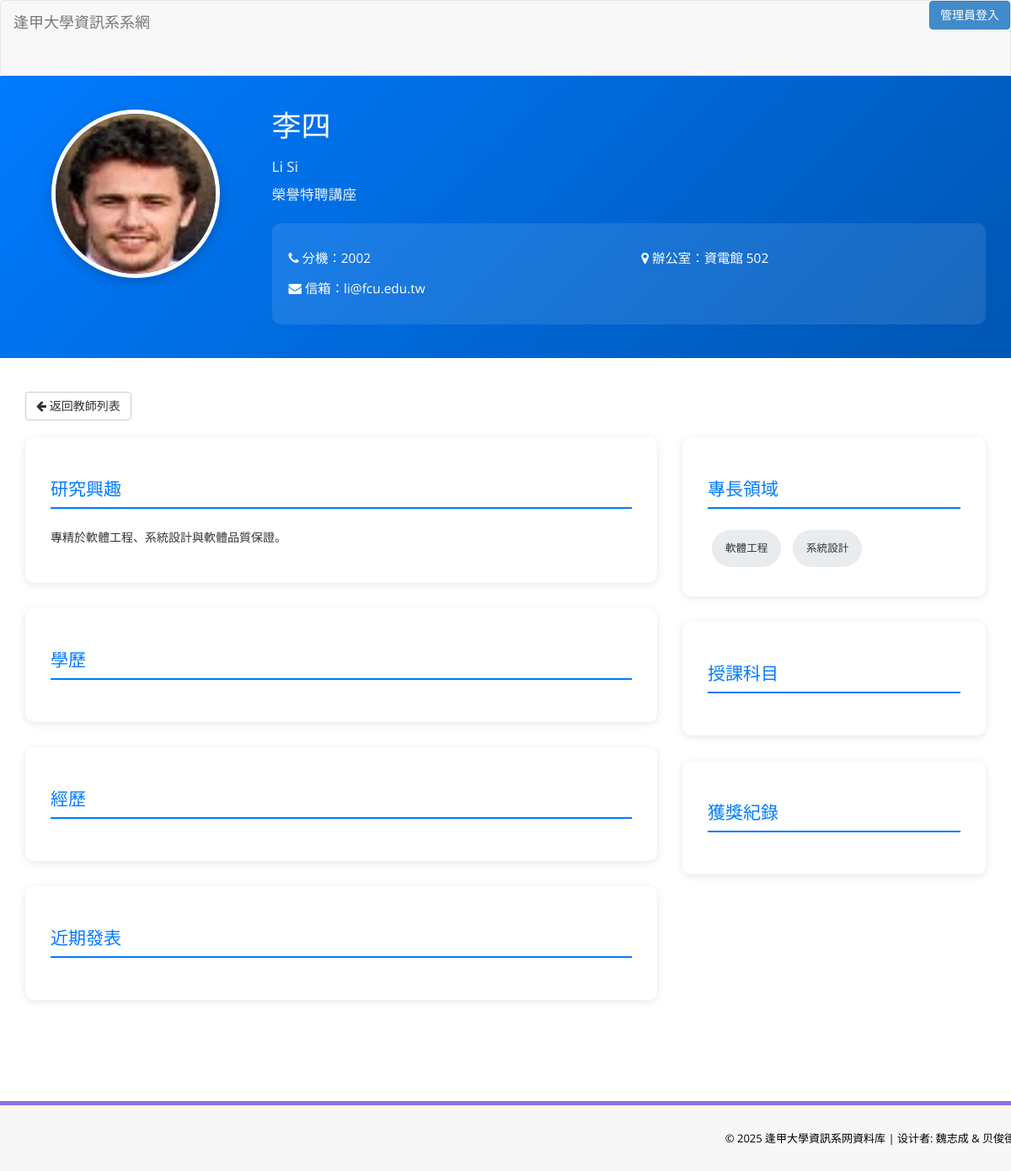
The page /faculty-profile.php?id=li_si on the database its author committed.
### tables this page shows
CREATE TABLE IF NOT EXISTS `faculty_members` (
    `id` INT(11) NOT NULL AUTO_INCREMENT,
    `faculty_id` VARCHAR(50) NOT NULL UNIQUE COMMENT '教師編號',
    `name` VARCHAR(100) NOT NULL COMMENT '姓名',
    `name_en` VARCHAR(100) DEFAULT NULL COMMENT '英文姓名',
    `category` ENUM('系主任', '榮譽特聘講座', '講座教授', '特約講座', '特聘教授', '專任教師', '兼任教師', '退休老師') NOT NULL COMMENT '教師類別',
    `extension` VARCHAR(20) DEFAULT NULL COMMENT '分機號碼',
    `email` VARCHAR(100) DEFAULT NULL COMMENT '電子郵件',
    `office` VARCHAR(100) DEFAULT NULL COMMENT '辦公室位置',
    `photo` VARCHAR(255) DEFAULT 'assets/img/faculty/default.jpg' COMMENT '照片路徑',
    `research_interests` TEXT DEFAULT NULL COMMENT '研究興趣',
    `personal_website` VARCHAR(255) DEFAULT NULL COMMENT '個人網站',
    `status` ENUM('active', 'inactive') DEFAULT 'active' COMMENT '狀態',
    `display_order` INT(11) DEFAULT 0 COMMENT '顯示順序',
    `created_at` TIMESTAMP DEFAULT CURRENT_TIMESTAMP,
    `updated_at` TIMESTAMP DEFAULT CURRENT_TIMESTAMP ON UPDATE CURRENT_TIMESTAMP,
    PRIMARY KEY (`id`),
    KEY `idx_category` (`category`),
    KEY `idx_status` (`status`),
    KEY `idx_display_order` (`display_order`)
);

### faculty-profile.php (the view, shortened to what this page needs)
<?php
include('includes/config.php');
$facultyId = isset($_GET['id']) ? $_GET['id'] : '';
$facultyData = null;
if (!empty($facultyId)) {
    try {
        $stmt = $dbh->prepare("SELECT * FROM faculty_members WHERE faculty_id = :faculty_id AND status = 'active'");
        $stmt->execute([':faculty_id' => $facultyId]);
        $faculty = $stmt->fetch(PDO::FETCH_ASSOC);
        if ($faculty) {
            $specialtyStmt = $dbh->prepare("SELECT specialty FROM faculty_specialties WHERE faculty_id = :faculty_id");
            $specialtyStmt->execute([':faculty_id' => $facultyId]);
            $specialties = $specialtyStmt->fetchAll(PDO::FETCH_COLUMN);
            $educationStmt = $dbh->prepare("SELECT * FROM faculty_education WHERE faculty_id = :faculty_id ORDER BY display_order ASC");
            $educationStmt->execute([':faculty_id' => $facultyId]);
            $education = $educationStmt->fetchAll(PDO::FETCH_ASSOC);
            $experienceStmt = $dbh->prepare("SELECT * FROM faculty_experience WHERE faculty_id = :faculty_id ORDER BY display_order ASC");
            $experienceStmt->execute([':faculty_id' => $facultyId]);
            $experience = $experienceStmt->fetchAll(PDO::FETCH_ASSOC);
            $coursesStmt = $dbh->prepare("SELECT * FROM faculty_courses WHERE faculty_id = :faculty_id AND is_current = 1");
            $coursesStmt->execute([':faculty_id' => $facultyId]);
            $courses = $coursesStmt->fetchAll(PDO::FETCH_ASSOC);
            $publicationsStmt = $dbh->prepare("SELECT * FROM faculty_publications WHERE faculty_id = :faculty_id ORDER BY year DESC, display_order ASC");
            $publicationsStmt->execute([':faculty_id' => $facultyId]);
            $publications = $publicationsStmt->fetchAll(PDO::FETCH_ASSOC);
            $awardsStmt = $dbh->prepare("SELECT * FROM faculty_awards WHERE faculty_id = :faculty_id ORDER BY year DESC, display_order ASC");
            $awardsStmt->execute([':faculty_id' => $facultyId]);
            $awards = $awardsStmt->fetchAll(PDO::FETCH_ASSOC);
            $facultyData = [
                'name' => $faculty['name'],
                'name_en' => $faculty['name_en'],
                'category' => $faculty['category'],
                'extension' => $faculty['extension'] ?: '-',
                'email' => $faculty['email'],
                'office' => $faculty['office'],
                'specialties' => $specialties,
                'photo' => $faculty['photo'] ?: 'assets/img/faculty/default.jpg',
                'research_interests' => $faculty['research_interests'],
                'personal_website' => $faculty['personal_website'],
                'education' => $education,
                'experience' => $experience,
                'courses' => array_column($courses, 'course_name'),
                'publications' => $publications,
                'awards' => $awards
            ];
        } else {
            $error = '找不到指定的教師資料';
        }
    } catch (PDOException $e) {
        $error = '資料庫連接錯誤，使用測試資料';
    }
}
?>
<!DOCTYPE html>
<html xmlns="http://www.w3.org/1999/xhtml">
<head>
    <link href="assets/css/bootstrap.css" rel="stylesheet">
    <link href="assets/css/font-awesome.css" rel="stylesheet">
    <link href="assets/css/style.css" rel="stylesheet">
</head>
<body>
    <nav class="navbar navbar-default navbar-cls-top" role="navigation" style="margin-bottom: 0">
        <div class="navbar-header">
            <a class="navbar-brand" href="index.php">逢甲大學資訊系系網</a>
        </div>
        <div class="header-right" style="text-align: right;">
            <a href="admin/adminlogin.php" class="btn btn-primary" title="管理員登入">管理員登入</a>
        </div>
    </nav>
    <div class="profile-header">        <div class="container">
            <div class="row">
                <div class="col-md-3 text-center">
                    <img src="<?php echo htmlspecialchars($facultyData['photo']); ?>" alt="<?php echo htmlspecialchars($facultyData['name']); ?>" class="profile-photo">
                </div>
                <div class="col-md-9">
                    <div class="profile-info">
                        <h1><?php echo htmlspecialchars($facultyData['name']); ?></h1>
                        <?php if (isset($facultyData['name_en'])): ?>
                        <h2 style="font-size: 1.2em; opacity: 0.8;"><?php echo htmlspecialchars($facultyData['name_en']); ?></h2>
                        <?php endif; ?>
                        <div class="category"><?php echo htmlspecialchars($facultyData['category']); ?></div>
                        <div class="contact-info">
                            <div class="row">
                                <div class="col-md-6">
                                    <p><i class="fa fa-phone"></i> 分機：<?php echo htmlspecialchars($facultyData['extension']); ?></p>
                                    <p><i class="fa fa-envelope"></i> 信箱：<a href="mailto:<?php echo htmlspecialchars($facultyData['email']); ?>" style="color: white;"><?php echo htmlspecialchars($facultyData['email']); ?></a></p>
                                </div>
                                <div class="col-md-6">
                                    <?php if (isset($facultyData['office'])): ?>
                                    <p><i class="fa fa-map-marker"></i> 辦公室：<?php echo htmlspecialchars($facultyData['office']); ?></p>
                                    <?php endif; ?>
                                </div>
                            </div>
                        </div>
                    </div>
                </div>
            </div>
        </div>
    </div>
    <div class="content-wrapper">
        <div class="container">
            <div class="back-btn">
                <a href="faculty.php" class="btn btn-default"><i class="fa fa-arrow-left"></i> 返回教師列表</a>
            </div>
            <div class="row">
                <div class="col-md-8">
                    <div class="section-card">
                        <h3 class="section-title">研究興趣</h3>
                        <p><?php echo htmlspecialchars($facultyData['research_interests']); ?></p>
                    </div>
                    <?php if (isset($facultyData['education'])): ?>
                    <div class="section-card">
                        <h3 class="section-title">學歷</h3>
                    </div>
                    <?php endif; ?>
                    <?php if (isset($facultyData['experience'])): ?>
                    <div class="section-card">
                        <h3 class="section-title">經歷</h3>
                    </div>
                    <?php endif; ?>
                    <?php if (isset($facultyData['publications'])): ?>
                    <div class="section-card">
                        <h3 class="section-title">近期發表</h3>
                    </div>
                    <?php endif; ?>
                </div>
                <div class="col-md-4">
                    <div class="section-card">
                        <h3 class="section-title">專長領域</h3>
                        <?php foreach ($facultyData['specialties'] as $specialty): ?>
                        <span class="specialty-tag"><?php echo htmlspecialchars($specialty); ?></span>
                        <?php endforeach; ?>
                    </div>
                    <?php if (isset($facultyData['courses'])): ?>
                    <div class="section-card">
                        <h3 class="section-title">授課科目</h3>
                    </div>
                    <?php endif; ?>
                    <?php if (isset($facultyData['awards'])): ?>
                    <div class="section-card">
                        <h3 class="section-title">獲獎紀錄</h3>
                    </div>
                    <?php endif; ?>
                </div>
            </div>
        </div>
    </div>
    <?php include('includes/footer.php');?>
</body>
</html>

### assets/css/style.css (style rules this page uses)
.content-wrapper { margin-top: 40px; min-height:800px; padding-bottom:90px; }
.navbar { min-height: 90px; margin-bottom: 0px; }

### faculty-profile.php (style rules this page uses)
.profile-header { background: linear-gradient(135deg, #007bff, #0056b3); color: white; padding: 40px 0; margin-bottom: 30px; }
.profile-photo { width: 200px; height: 200px; border-radius: 50%; object-fit: cover; border: 5px solid white; box-shadow: 0 4px 15px rgba(0,0,0,0.2); }
.profile-info h1 { margin: 0; font-size: 2.5em; font-weight: 300; }
.profile-info .category { font-size: 1.2em; margin-bottom: 20px; opacity: 0.9; }
.contact-info { background: rgba(255,255,255,0.1); padding: 20px; border-radius: 10px; margin-top: 20px; }
.contact-info p { margin: 8px 0; font-size: 1.1em; }
.section-card { background: white; border-radius: 10px; padding: 30px; margin-bottom: 30px; box-shadow: 0 2px 10px rgba(0,0,0,0.1); }
.section-title { color: #007bff; border-bottom: 2px solid #007bff; padding-bottom: 10px; margin-bottom: 20px; font-size: 1.5em; }
.specialty-tag { display: inline-block; background: #e9ecef; padding: 8px 16px; margin: 5px; border-radius: 25px; font-size: 0.9em; }
.back-btn { margin-bottom: 20px; }

### rows shown on the page
faculty_members: photo (placeholder picture), name "李四", name_en "Li Si", category "榮譽特聘講座", extension "2002", email "li@fcu.edu.tw", office "資電館 502", research_interests "專精於軟體工程、系統設計與軟體品質保證。"

### other values the page prints
$specialty "軟體工程"
$specialty "系統設計"
